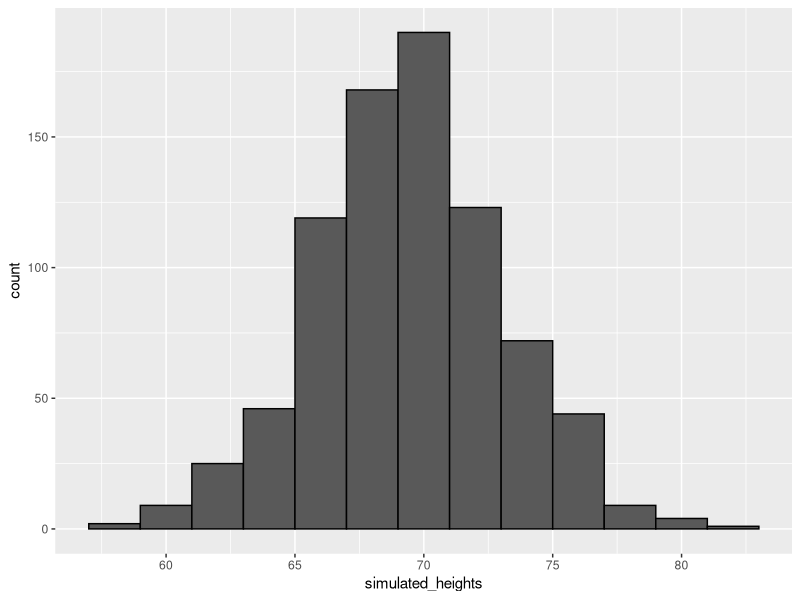

Recreate this plot in R.
# define x as male heights from dslabs data
library(tidyverse)
library(dslabs)
data(heights)
x <- heights %>% filter(sex=="Male") %>% pull(height)

# generate simulated height data using normal distribution - both datasets should have n observations
n <- length(x)
avg <- mean(x)
s <- sd(x)
simulated_heights <- rnorm(n, avg, s)

# plot distribution of simulated_heights
data.frame(simulated_heights = simulated_heights) %>%
  ggplot(aes(simulated_heights)) +
  geom_histogram(color="black", binwidth = 2)

B <- 10000
tallest <- replicate(B, {
  simulated_data <- rnorm(800, avg, s)    # generate 800 normally distributed random heights
  max(simulated_data)    # determine the tallest height
})
mean(tallest >= 7*12)    # proportion of times that tallest person exceeded 7 feet (84 inches)
